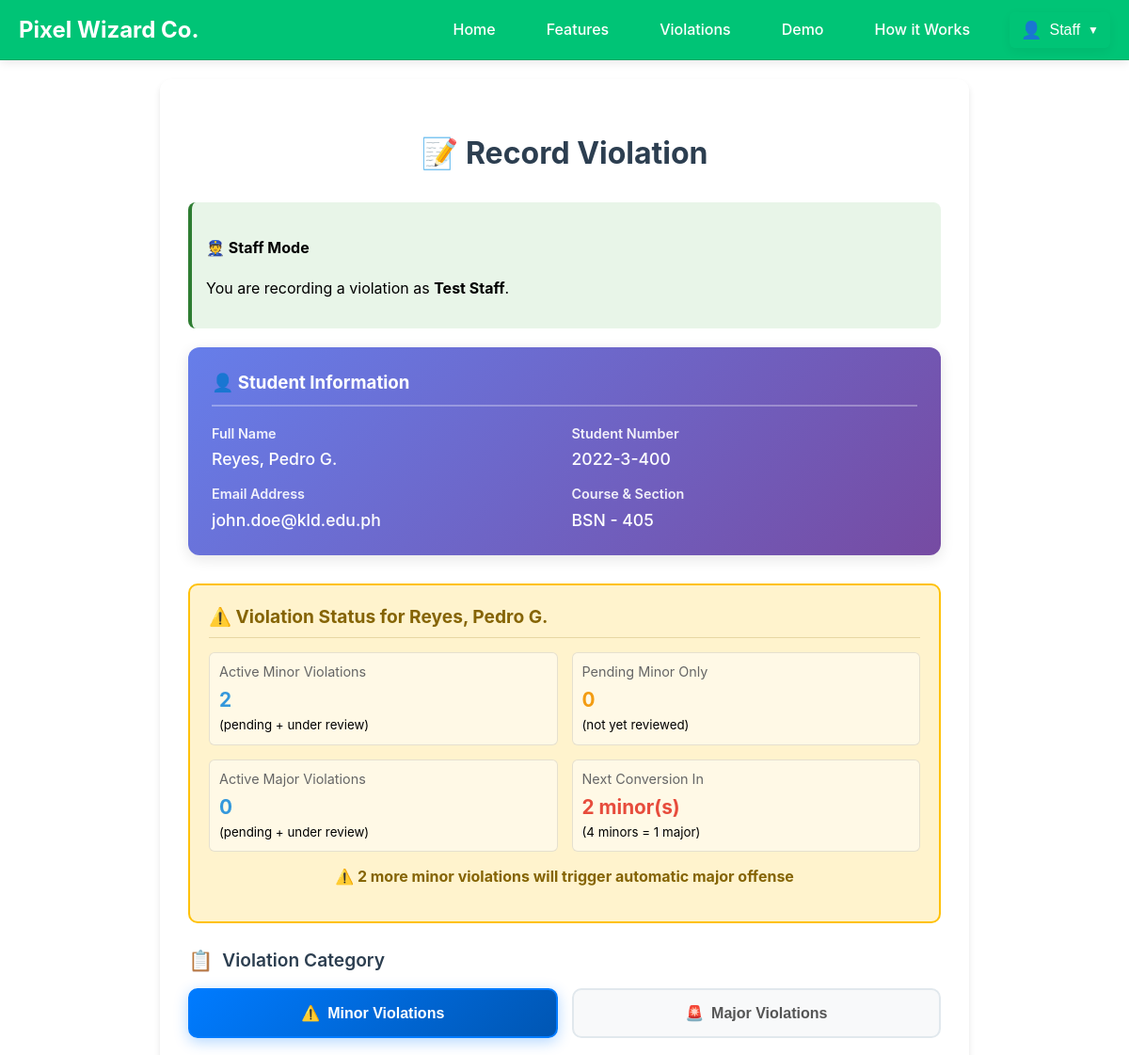
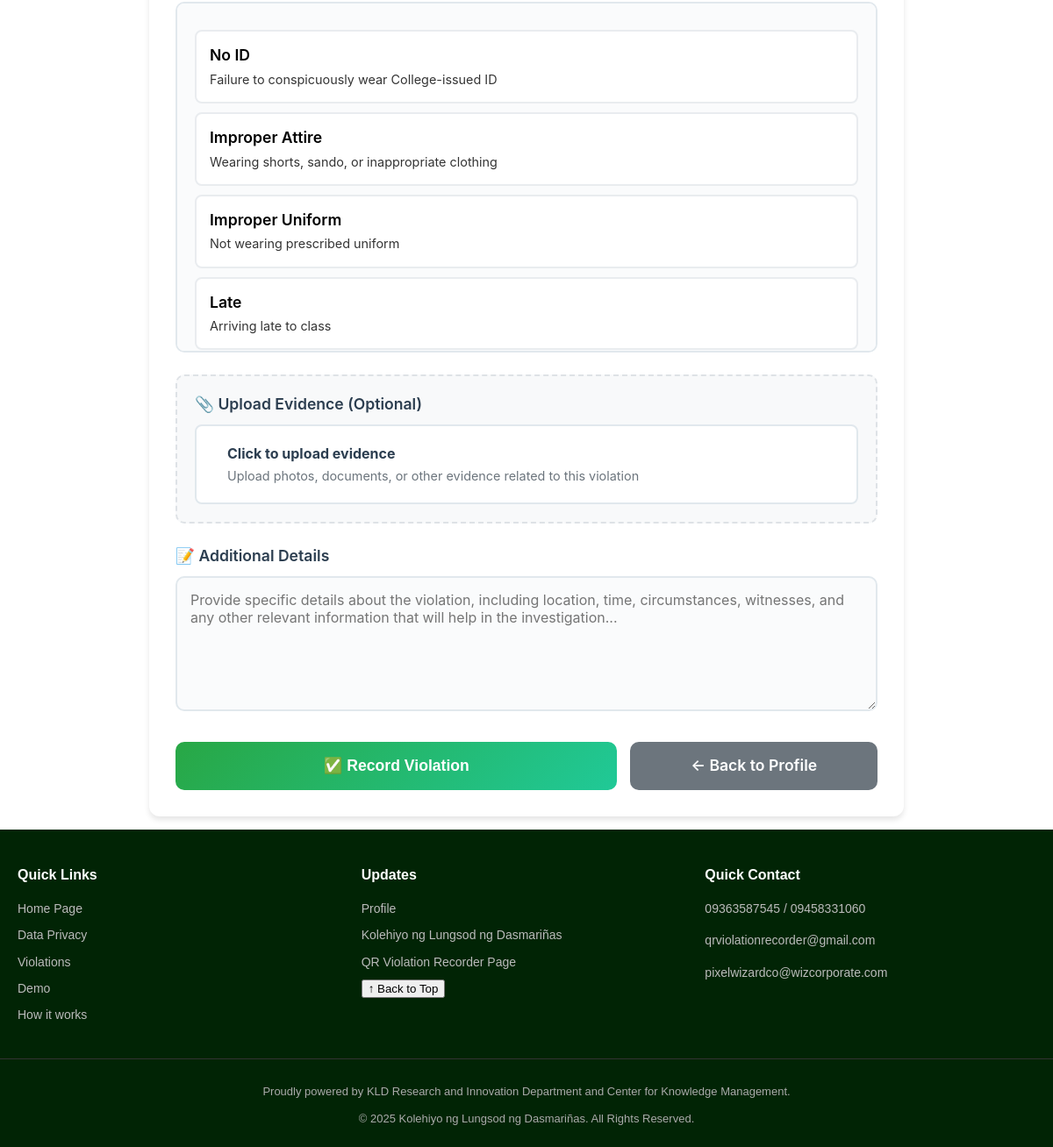
The page /insert_violation.php?id=45 (signed in) on the database its author committed (2 pictures, top to bottom).
### tables this page shows
CREATE TABLE `staff` (
  `id` int(11) NOT NULL,
  `email` varchar(255) NOT NULL,
  `password` varchar(255) NOT NULL,
  `fullname` varchar(255) DEFAULT NULL,
  `surname` varchar(50) DEFAULT NULL,
  `firstname` varchar(50) DEFAULT NULL,
  `middle_initial` char(1) DEFAULT NULL,
  `position` varchar(50) DEFAULT NULL,
  `department` varchar(100) DEFAULT NULL,
  `phone` varchar(20) DEFAULT NULL,
  `sex` varchar(20) DEFAULT NULL,
  `member_since` datetime DEFAULT current_timestamp(),
  `qr_code` text DEFAULT NULL,
  `completed_setup` tinyint(1) DEFAULT 0,
  `has_setup` tinyint(1) NOT NULL DEFAULT 0
);

CREATE TABLE `student_profiles` (
  `id` int(11) NOT NULL,
  `user_id` int(11) NOT NULL,
  `surname` varchar(100) DEFAULT NULL,
  `firstname` varchar(100) DEFAULT NULL,
  `middle_initial` varchar(5) DEFAULT NULL,
  `student_number` varchar(30) DEFAULT NULL,
  `sex` varchar(20) DEFAULT NULL,
  `course` varchar(10) DEFAULT NULL,
  `section` varchar(10) DEFAULT NULL,
  `qr_code` varchar(255) DEFAULT NULL,
  `created_at` timestamp NOT NULL DEFAULT current_timestamp(),
  `year_level` varchar(10) DEFAULT NULL
);

CREATE TABLE `users` (
  `id` int(11) NOT NULL,
  `full_name` varchar(100) NOT NULL,
  `email` varchar(150) NOT NULL,
  `password` varchar(255) NOT NULL,
  `created_at` timestamp NOT NULL DEFAULT current_timestamp(),
  `completed_setup` tinyint(1) NOT NULL DEFAULT 0,
  `otp_code` varchar(6) DEFAULT NULL,
  `otp_expires_at` datetime DEFAULT NULL,
  `profile_completed` tinyint(1) DEFAULT 0
);

### insert_violation.php (the view, shortened to what this page needs)
<?php
require_once 'database.php';
$isAdmin = isset($_SESSION['admin_logged_in']) && $_SESSION['admin_logged_in'] === true;
$isStaff = isset($_SESSION['staff_logged_in']) && $_SESSION['staff_logged_in'] === true;
$user_name = null;
if ($isAdmin) {
    $user_type = 'admin';
    $admin_email = $_SESSION['admin_email'] ?? 'admin@kld.edu.ph';
    $sql = "SELECT id, surname, firstname, role FROM admins WHERE email = ?";
    $adminQuery = $conn->prepare($sql);
    $adminQuery->bind_param("s", $admin_email);
    $adminQuery->execute();
    $admin = $adminQuery->get_result()->fetch_assoc();
    $logged_in_user_id = $admin['id'] ?? 1;
    $user_name = ($admin['firstname'] ?? 'Administrator') . ' ' . ($admin['surname'] ?? '');
} else if ($isStaff) {
    $staff_email = $_SESSION['staff_email'] ?? '';
    $stf = $conn->prepare("SELECT id, fullname FROM staff WHERE email=? LIMIT 1");
    $stf->bind_param("s", $staff_email);
    $stf->execute();
    $staff = $stf->get_result()->fetch_assoc();
    $user_name = $staff['fullname'] ?? '';
}
$student_id = isset($_GET['id']) ? $_GET['id'] : ($_SESSION['scanned_student_id'] ?? null);
$studentQuery = $conn->prepare("SELECT sp.*, u.email FROM student_profiles sp JOIN users u ON sp.user_id = u.id WHERE sp.user_id = ?");
$studentQuery->bind_param("i", $student_id);
$studentQuery->execute();
$student = $studentQuery->get_result()->fetch_assoc();
$student_name = $student['surname'] . ', ' . $student['firstname'];
if (!empty($student['middle_initial'])) $student_name .= ' ' . $student['middle_initial'] . '.';
$minor_count_q = $conn->prepare("SELECT COUNT(*) AS total FROM violations WHERE user_id = ? AND violation_category = 'minor' AND status IN ('pending', 'under_review')");
$minor_count_q->bind_param("i", $student_id);
$minor_count_q->execute();
$current_minors = $minor_count_q->get_result()->fetch_assoc()['total'];
$major_count_q = $conn->prepare("SELECT COUNT(*) AS total FROM violations WHERE user_id = ? AND violation_category = 'major' AND status IN ('pending', 'under_review')");
$major_count_q->bind_param("i", $student_id);
$major_count_q->execute();
$current_majors = $major_count_q->get_result()->fetch_assoc()['total'];
$converted_minor_ids = [];
$available_minors = 0;
if ($current_minors > 0) {
    if (empty($converted_minor_ids)) {
        $available_minors = $current_minors;
    }
}
$remaining_minors = $available_minors % 4;
$next_conversion = 4 - $remaining_minors;
$show_critical_warning = ($remaining_minors == 3 && $available_minors > 0);
$pending_minors_only_q = $conn->prepare("SELECT COUNT(*) AS total FROM violations WHERE user_id = ? AND violation_category = 'minor' AND status = 'pending'");
$pending_minors_only_q->bind_param("i", $student_id);
$pending_minors_only_q->execute();
$pending_minors_only = $pending_minors_only_q->get_result()->fetch_assoc()['total'];
$minor_violations = [
    "No ID" => "Failure to conspicuously wear College-issued ID",
    "Improper Attire" => "Wearing shorts, sando, or inappropriate clothing",
    "Improper Uniform" => "Not wearing prescribed uniform",
    "Late" => "Arriving late to class",
    "Mobile Phone Use" => "Disruptive use of mobile phone during class",
    "Disruptive Behavior" => "Running, loitering, noisy behavior",
    "Littering" => "Spitting or littering on campus",
    "Public Display of Affection" => "Petting, necking in campus",
    "Vaping" => "Use of e-cigarette/vape on campus",
    "Parking Violation" => "Violation of parking rules",
    "Disrespect" => "Disrespectful conduct toward authority",
    "Classroom Entry" => "Entering classroom without permission",
    "Gambling Materials" => "Possession of gambling items",
    "Other Minor" => "Other minor infractions"
];
?>
<!DOCTYPE html>
<html>
<head>
    <link rel="stylesheet" href="styles.css">
</head>
<body>
<?php include 'nav.php'; ?>
<div class="violation-container">
    <div class="setup-card">
        <h2 style="text-align: center; margin-bottom: 30px; color: #2c3e50; font-size: 2em;">📝 Record Violation</h2>
        <div class="user-info-box">
            <h4>👮 <?= $isAdmin ? 'Admin' : 'Staff' ?> Mode</h4>
            <p>You are recording a violation as <strong><?= $isAdmin ? 'Administrator' : htmlspecialchars($user_name) ?></strong>.</p>
        </div>
        <div class="student-info">
            <h3>👤 Student Information</h3>
            <div class="student-details">
                <div class="student-detail-item">
                    <span class="student-detail-label">Full Name</span>
                    <span class="student-detail-value"><?= htmlspecialchars($student_name) ?></span>
                </div>
                <div class="student-detail-item">
                    <span class="student-detail-label">Student Number</span>
                    <span class="student-detail-value"><?= htmlspecialchars($student['student_number']) ?></span>
                </div>
                <div class="student-detail-item">
                    <span class="student-detail-label">Email Address</span>
                    <span class="student-detail-value"><?= htmlspecialchars($student['email']) ?></span>
                </div>
                <div class="student-detail-item">
                    <span class="student-detail-label">Course & Section</span>
                    <span class="student-detail-value"><?= htmlspecialchars($student['course'] . ' - ' . $student['section']) ?></span>
                </div>
            </div>
        </div>
        <div class="violation-warning-box <?= $show_critical_warning ? 'critical' : '' ?>">
            <h4>⚠️ Violation Status for <?= htmlspecialchars($student_name) ?></h4>
            <div class="violation-stats">
                <div class="stat-item">
                    <div class="stat-label">Active Minor Violations</div>
                    <div class="stat-value active"><?= $current_minors ?></div>
                    <small>(pending + under review)</small>
                </div>
                <div class="stat-item">
                    <div class="stat-label">Pending Minor Only</div>
                    <div class="stat-value pending"><?= $pending_minors_only ?></div>
                    <small>(not yet reviewed)</small>
                </div>
                <div class="stat-item">
                    <div class="stat-label">Active Major Violations</div>
                    <div class="stat-value active"><?= $current_majors ?></div>
                    <small>(pending + under review)</small>
                </div>
                <div class="stat-item">
                    <div class="stat-label">Next Conversion In</div>
                    <div class="stat-value conversion"><?= $next_conversion ?> minor(s)</div>
                    <small>(4 minors = 1 major)</small>
                </div>
            </div>
            <?php if ($available_minors > 0): ?>
                <?php if ($remaining_minors == 3): ?>
                    <div style="text-align: center; margin-top: 15px; padding: 12px; background: rgba(220, 53, 69, 0.1); border-radius: 6px;">
                        <p style="color: #dc3545; font-weight: bold; font-size: 1.1em; margin: 0;">
                            🚨 WARNING: Next minor violation will be AUTOMATICALLY CONVERTED to MAJOR!
                        </p>
                        <p style="margin: 5px 0 0 0; font-size: 0.9em; color: #721c24;">
                            This student has <?= $available_minors ?> unconverted minor violations
                        </p>
                    </div>
                <?php elseif ($remaining_minors == 2): ?>
                    <p style="color: #856404; font-weight: bold; text-align: center; margin-top: 15px;">
                        ⚠️ 2 more minor violations will trigger automatic major offense
                    </p>
                <?php elseif ($remaining_minors == 1): ?>
                    <p style="color: #856404; text-align: center; margin-top: 15px;">
                        ℹ️ 3 more minor violations will trigger automatic major offense
                    </p>
                <?php else: ?>
                    <p style="color: #28a745; text-align: center; margin-top: 15px;">
                        ✓ Keep track of violations (<?= $next_conversion ?> until next conversion)
                    </p>
                <?php endif; ?>
            <?php else: ?>
                <p style="text-align: center; color: #6c757d; margin-top: 15px;">
                    No unconverted minor violations. Need 4 NEW minors for next conversion.
                </p>
            <?php endif; ?>
        </div>
        <form method="POST" id="violationForm" enctype="multipart/form-data">
            <div class="violation-category">
                <div class="section-title">Violation Category</div>
                <div class="category-buttons">
                    <button type="button" class="category-btn minor active" data-category="minor">Minor Violations</button>
                    <button type="button" class="category-btn major" data-category="major">Major Violations</button>
                </div>
                <div id="minor-violations" class="violation-list">
                    <?php foreach ($minor_violations as $value => $description): ?>
                        <div class="violation-option" data-value="<?= htmlspecialchars($value) ?>" data-category="minor">
                            <div class="violation-title"><?= htmlspecialchars($value) ?></div>
                            <div class="violation-details"><?= htmlspecialchars($description) ?></div>
                        </div>
                    <?php endforeach; ?>
                </div>
            </div>
            <div class="file-upload-container">
                <label class="file-upload-label">📎 Upload Evidence (Optional)</label>
                <div class="file-upload-box" onclick="document.getElementById('fileInput').click()">
                    <div class="file-info">
                        <h4>Click to upload evidence</h4>
                        <p>Upload photos, documents, or other evidence related to this violation</p>
                    </div>
                </div>
            </div>
            <div class="form-group">
                <label for="description">📝 Additional Details</label>
                <textarea name="description" id="description" placeholder="Provide specific details about the violation, including location, time, circumstances, witnesses, and any other relevant information that will help in the investigation..." rows="6"></textarea>
            </div>
            <div class="action-buttons">
                <button type="submit" class="save-btn">✅ Record Violation</button>
                <a href="profile.php?id=<?= $student_id ?>" class="back-btn">← Back to Profile</a>
            </div>
        </form>
    </div>
</div>
<?php include 'footer.php'; ?>
</body>
</html>

### styles.css (style rules this page uses)
:root { --green: #00c476; --bg: #ffffff; --text: #000000; --muted: #777777; --glass: rgba(255,255,255,0.6); }
* { box-sizing:border-box }
html,body { margin:0;padding:0;background:var(--bg);color:var(--text);font-family:Inter, system-ui, Arial, sans-serif;line-height:1.4 }
button, .cta, .carousel-btn, .faq-question { transition: background 0.3s ease, transform 0.25s ease; }

### rows shown on the page
staff: fullname "Test Staff"
student_profiles: student_name "Reyes, Pedro G.", student_number "2022-3-400", user.email "john.doe@kld.edu.ph", course+section "BSN - 405"

### other values the page prints
$current_minors "2"
$pending_minors_only "0"
$current_majors "0"
$next_conversion "2"
$value "No ID"
$description "Failure to conspicuously wear College-issued ID"
$value "Improper Attire"
$description "Wearing shorts, sando, or inappropriate clothing"
$value "Improper Uniform"
$description "Not wearing prescribed uniform"
$value "Late"
$description "Arriving late to class"
